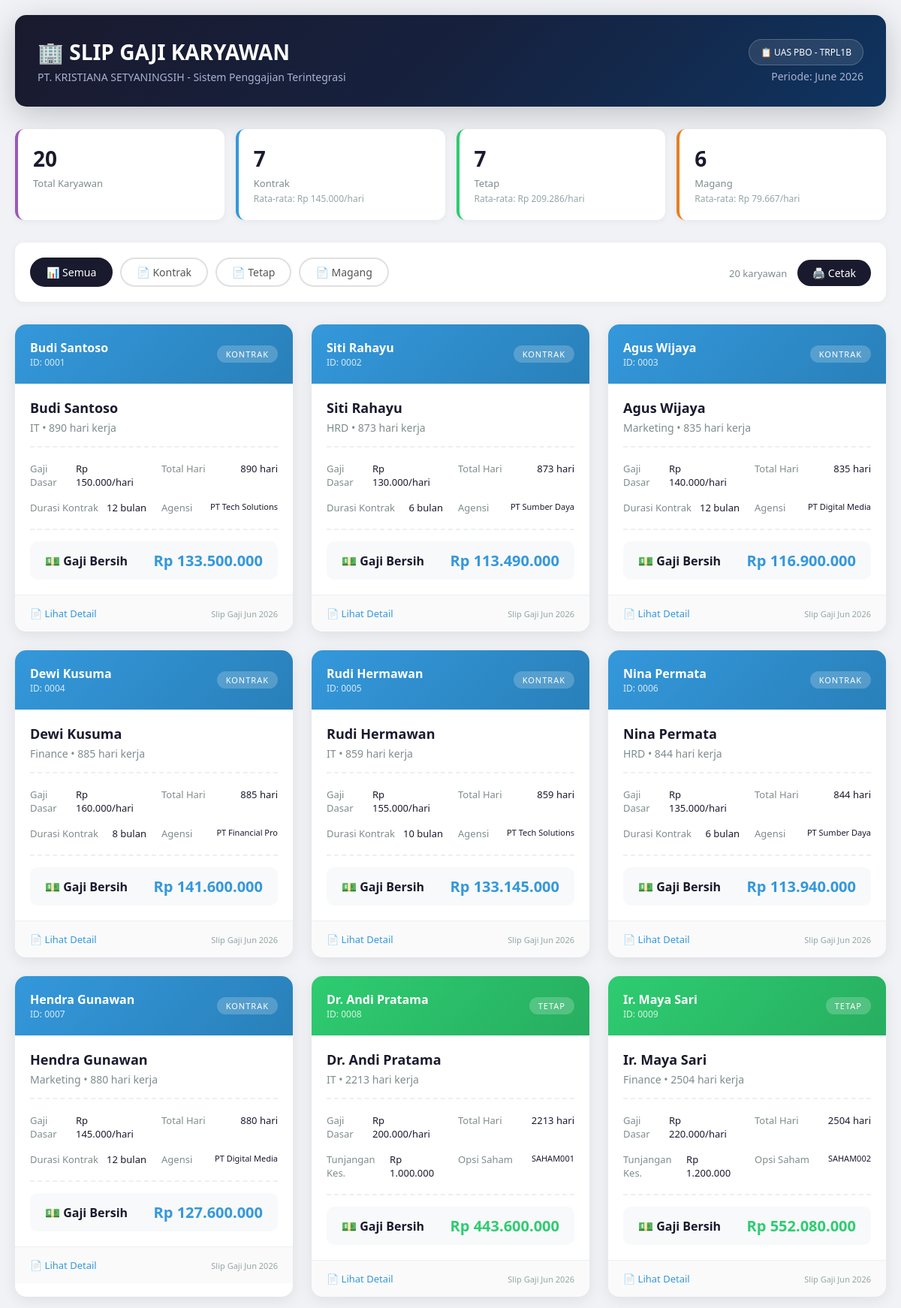
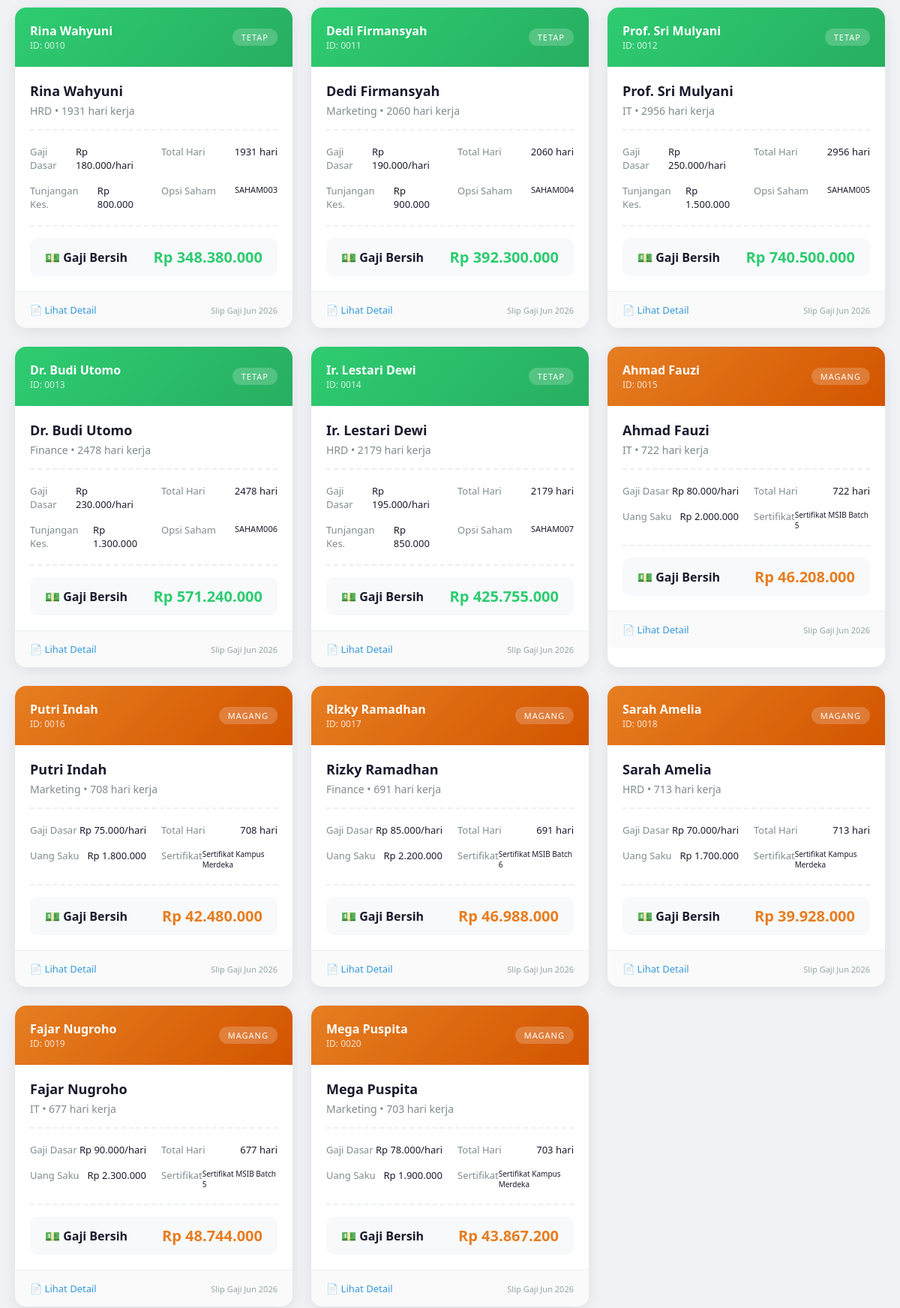
The page / (upper part) on the database its author committed (2 pictures, top to bottom).
### tables this page shows
CREATE TABLE `tabel_karyawan` (
  `id_karyawan` int NOT NULL,
  `nama_karyawan` varchar(100) NOT NULL,
  `departemen` varchar(50) NOT NULL,
  `hari_kerja_masuk` date NOT NULL,
  `gaji_dasar_per_hari` decimal(10,2) NOT NULL,
  `jenis_karyawan` enum('kontrak','tetap','magang') NOT NULL,
  `durasi_kontrak_bulan` int DEFAULT NULL,
  `agensi_penyalur` varchar(100) DEFAULT NULL,
  `tunjangan_kesehatan` decimal(10,2) DEFAULT NULL,
  `opsi_saham_id` varchar(50) DEFAULT NULL,
  `uang_saku_bulanan` decimal(10,2) DEFAULT NULL,
  `sertifikat_kampus_merdeka` varchar(100) DEFAULT NULL
);

### koneksi.php (called while the page is built, shortened)
<?php
abstract class Karyawan {
    protected $hariKerjaMasuk;
    protected $gajiDasarPerHari;
    public function __construct($id_karyawan, $nama_karyawan, $departemen, $hariKerjaMasuk, $gajiDasarPerHari) {
        $this->hariKerjaMasuk = $hariKerjaMasuk;
        $this->gajiDasarPerHari = $gajiDasarPerHari;
    }
    public function getGajiDasarPerHari() {
        return $this->gajiDasarPerHari;
    }
    public function hitungMasaKerja() {
        $tanggalMasuk = new DateTime($this->hariKerjaMasuk);
        $tanggalSekarang = new DateTime('now');
        $selisih = $tanggalMasuk->diff($tanggalSekarang);
        return $selisih->days;
    }
}

### KaryawanKontrak.php (called while the page is built, shortened)
<?php
require_once 'koneksi.php';
class KaryawanKontrak extends Karyawan {
    public function hitungGajiBersih() {
        $hariKerja = $this->hitungMasaKerja();
        $gajiBersih = $hariKerja * $this->getGajiDasarPerHari();
        return $gajiBersih;
    }
}
?>

### KaryawanTetap.php (called while the page is built, shortened)
<?php
require_once 'koneksi.php';
class KaryawanTetap extends Karyawan {
    private $tunjanganKesehatan;
    public function __construct($id_karyawan, $nama_karyawan, $departemen, $hariKerjaMasuk, $gajiDasarPerHari, $tunjanganKesehatan, $opsiSahamId) {
        $this->tunjanganKesehatan = $tunjanganKesehatan;
    }
    public function hitungGajiBersih() {
        $hariKerja = $this->hitungMasaKerja();
        $gajiPokok = $hariKerja * $this->getGajiDasarPerHari();
        $gajiBersih = $gajiPokok + $this->tunjanganKesehatan;
        return $gajiBersih;
    }
}
?>

### KaryawanMagang.php (called while the page is built, shortened)
<?php
require_once 'koneksi.php';
class KaryawanMagang extends Karyawan {
    public function hitungGajiBersih() {
        $hariKerja = $this->hitungMasaKerja();
        $gajiKotor = $hariKerja * $this->getGajiDasarPerHari();
        $gajiBersih = $gajiKotor * 0.80;
        return $gajiBersih;
    }
}
?>

### index.php (the view, shortened to what this page needs)
<?php
require_once 'koneksi.php';
require_once 'KaryawanKontrak.php';
require_once 'KaryawanTetap.php';
require_once 'KaryawanMagang.php';
$db = new Database();
$conn = $db->getConnection();
$filter = isset($_GET['filter']) ? $_GET['filter'] : 'semua';
function createKaryawanObject($data) {
    switch ($data['jenis_karyawan']) {
        case 'kontrak':
            return new KaryawanKontrak(
                $data['id_karyawan'],
                $data['nama_karyawan'],
                $data['departemen'],
                $data['hari_kerja_masuk'],
                $data['gaji_dasar_per_hari'],
                $data['durasi_kontrak_bulan'],
                $data['agensi_penyalur']
            );
        case 'tetap':
            return new KaryawanTetap(
                $data['id_karyawan'],
                $data['nama_karyawan'],
                $data['departemen'],
                $data['hari_kerja_masuk'],
                $data['gaji_dasar_per_hari'],
                $data['tunjangan_kesehatan'],
                $data['opsi_saham_id']
            );
        case 'magang':
            return new KaryawanMagang(
                $data['id_karyawan'],
                $data['nama_karyawan'],
                $data['departemen'],
                $data['hari_kerja_masuk'],
                $data['gaji_dasar_per_hari'],
                $data['uang_saku_bulanan'],
                $data['sertifikat_kampus_merdeka']
            );
    }
}
if ($filter == 'kontrak') {
    $query = "SELECT * FROM tabel_karyawan WHERE jenis_karyawan = 'kontrak' ORDER BY id_karyawan";
} elseif ($filter == 'tetap') {
    $query = "SELECT * FROM tabel_karyawan WHERE jenis_karyawan = 'tetap' ORDER BY id_karyawan";
} elseif ($filter == 'magang') {
    $query = "SELECT * FROM tabel_karyawan WHERE jenis_karyawan = 'magang' ORDER BY id_karyawan";
} else {
    $query = "SELECT * FROM tabel_karyawan ORDER BY jenis_karyawan, id_karyawan";
}
$result = $conn->query($query);
$statsQuery = "SELECT
    jenis_karyawan,
    COUNT(*) as jumlah,
    AVG(gaji_dasar_per_hari) as rata_gaji
    FROM tabel_karyawan
    GROUP BY jenis_karyawan";
$statsResult = $conn->query($statsQuery);
$totalQuery = "SELECT COUNT(*) as total FROM tabel_karyawan";
$totalResult = $conn->query($totalQuery);
$total = $totalResult->fetch_assoc()['total'];
?>
<!DOCTYPE html>
<html lang="id">
<head>
</head>
<body>
    <div class="container">
        <div class="header">
            <div class="header-content">
                <div class="header-left">
                    <h1>🏢 SLIP GAJI KARYAWAN</h1>
                    <div class="subtitle">PT. KRISTIANA SETYANINGSIH - Sistem Penggajian Terintegrasi</div>
                </div>
                <div class="header-right">
                    <div class="badge">📋 UAS PBO - TRPL1B</div>
                    <div class="date">Periode: <?= date('F Y') ?></div>
                </div>
            </div>
        </div>
        <div class="stats-grid">
            <div class="stat-card total">
                <div class="number"><?= $total ?></div>
                <div class="label">Total Karyawan</div>
            </div>
            <?php
            $statsResult->data_seek(0);
            while($stat = $statsResult->fetch_assoc()):
            ?>
            <div class="stat-card <?= $stat['jenis_karyawan'] ?>">
                <div class="number"><?= $stat['jumlah'] ?></div>
                <div class="label"><?= ucfirst($stat['jenis_karyawan']) ?></div>
                <div class="sub-info">Rata-rata: Rp <?= number_format($stat['rata_gaji'], 0, ',', '.') ?>/hari</div>
            </div>
            <?php endwhile; ?>
        </div>
        <div class="filter-section">
            <div class="filter-buttons">
                <a href="?filter=semua" class="filter-btn <?= $filter == 'semua' ? 'active' : '' ?>">📊 Semua</a>
                <a href="?filter=kontrak" class="filter-btn <?= $filter == 'kontrak' ? 'active-kontrak' : '' ?>">📄 Kontrak</a>
                <a href="?filter=tetap" class="filter-btn <?= $filter == 'tetap' ? 'active-tetap' : '' ?>">📄 Tetap</a>
                <a href="?filter=magang" class="filter-btn <?= $filter == 'magang' ? 'active-magang' : '' ?>">📄 Magang</a>
            </div>
            <div>
                <span style="font-size:13px; color:#7f8c8d; margin-right:10px;">
                    <?= $result->num_rows ?> karyawan
                </span>
                <a href="#" onclick="window.print()" class="btn-add">🖨️ Cetak</a>
            </div>
        </div>
        <div class="slip-grid">
            <?php if ($result->num_rows > 0): ?>
                <?php while ($row = $result->fetch_assoc()):
                    $obj = createKaryawanObject($row);
                    $gajiBersih = $obj->hitungGajiBersih();
                    $masaKerja = $obj->hitungMasaKerja();
                ?>
                <div class="slip-card">
                    <div class="slip-header <?= $row['jenis_karyawan'] ?>">
                        <div>
                            <div style="font-weight:600;"><?= $row['nama_karyawan'] ?></div>
                            <div class="slip-id">ID: <?= str_pad($row['id_karyawan'], 4, '0', STR_PAD_LEFT) ?></div>
                        </div>
                        <div class="type-badge"><?= strtoupper($row['jenis_karyawan']) ?></div>
                    </div>
                    <div class="slip-body">
                        <div class="karyawan-name"><?= $row['nama_karyawan'] ?></div>
                        <div class="karyawan-dept"><?= $row['departemen'] ?> • <?= $masaKerja ?> hari kerja</div>
                        <hr class="divider">
                        <div class="slip-detail">
                            <div class="item">
                                <span class="label">Gaji Dasar</span>
                                <span class="value">Rp <?= number_format($row['gaji_dasar_per_hari'], 0, ',', '.') ?>/hari</span>
                            </div>
                            <div class="item">
                                <span class="label">Total Hari</span>
                                <span class="value"><?= $masaKerja ?> hari</span>
                            </div>
                            <?php if ($row['jenis_karyawan'] == 'kontrak'): ?>
                            <div class="item">
                                <span class="label">Durasi Kontrak</span>
                                <span class="value"><?= $row['durasi_kontrak_bulan'] ?> bulan</span>
                            </div>
                            <div class="item">
                                <span class="label">Agensi</span>
                                <span class="value" style="font-size:11px;"><?= $row['agensi_penyalur'] ?></span>
                            </div>
                            <?php elseif ($row['jenis_karyawan'] == 'tetap'): ?>
                            <div class="item">
                                <span class="label">Tunjangan Kes.</span>
                                <span class="value">Rp <?= number_format($row['tunjangan_kesehatan'], 0, ',', '.') ?></span>
                            </div>
                            <div class="item">
                                <span class="label">Opsi Saham</span>
                                <span class="value" style="font-size:11px;"><?= $row['opsi_saham_id'] ?></span>
                            </div>
                            <?php elseif ($row['jenis_karyawan'] == 'magang'): ?>
                            <div class="item">
                                <span class="label">Uang Saku</span>
                                <span class="value">Rp <?= number_format($row['uang_saku_bulanan'], 0, ',', '.') ?></span>
                            </div>
                            <div class="item">
                                <span class="label">Sertifikat</span>
                                <span class="value" style="font-size:10px;"><?= $row['sertifikat_kampus_merdeka'] ?></span>
                            </div>
                            <?php endif; ?>
                        </div>
                        <hr class="divider">
                        <div class="slip-total">
                            <span class="label">💵 Gaji Bersih</span>
                            <span class="amount <?= $row['jenis_karyawan'] ?>">
                                Rp <?= number_format($gajiBersih, 0, ',', '.') ?>
                            </span>
                        </div>
                    </div>
                    <div class="slip-footer">
                        <a href="?filter=<?= $filter ?>&detail=<?= $row['id_karyawan'] ?>" class="detail-link">
                            📄 Lihat Detail
                        </a>
                        <span class="status">Slip Gaji <?= date('M Y') ?></span>
                    </div>
                </div>
                <?php endwhile; ?>
            <?php endif; ?>
        </div>
    </div>
</body>
</html>

### rows shown on the page
tabel_karyawan: nama_karyawan "Budi Santoso", id_karyawan "0001", jenis_karyawan "KONTRAK", departemen "IT", hari_kerja_masuk "890", gaji_dasar_per_hari "150.000", durasi_kontrak_bulan "12", agensi_penyalur "PT Tech Solutions", gajiBersih "133.500.000"
tabel_karyawan: nama_karyawan "Siti Rahayu", id_karyawan "0002", jenis_karyawan "KONTRAK", departemen "HRD", hari_kerja_masuk "873", gaji_dasar_per_hari "130.000", durasi_kontrak_bulan "6", agensi_penyalur "PT Sumber Daya", gajiBersih "113.490.000"
tabel_karyawan: nama_karyawan "Agus Wijaya", id_karyawan "0003", jenis_karyawan "KONTRAK", departemen "Marketing", hari_kerja_masuk "835", gaji_dasar_per_hari "140.000", durasi_kontrak_bulan "12", agensi_penyalur "PT Digital Media", gajiBersih "116.900.000"
tabel_karyawan: nama_karyawan "Dewi Kusuma", id_karyawan "0004", jenis_karyawan "KONTRAK", departemen "Finance", hari_kerja_masuk "885", gaji_dasar_per_hari "160.000", durasi_kontrak_bulan "8", agensi_penyalur "PT Financial Pro", gajiBersih "141.600.000"
tabel_karyawan: nama_karyawan "Rudi Hermawan", id_karyawan "0005", jenis_karyawan "KONTRAK", departemen "IT", hari_kerja_masuk "859", gaji_dasar_per_hari "155.000", durasi_kontrak_bulan "10", agensi_penyalur "PT Tech Solutions", gajiBersih "133.145.000"
tabel_karyawan: nama_karyawan "Nina Permata", id_karyawan "0006", jenis_karyawan "KONTRAK", departemen "HRD", hari_kerja_masuk "844", gaji_dasar_per_hari "135.000", durasi_kontrak_bulan "6", agensi_penyalur "PT Sumber Daya", gajiBersih "113.940.000"
tabel_karyawan: nama_karyawan "Hendra Gunawan", id_karyawan "0007", jenis_karyawan "KONTRAK", departemen "Marketing", hari_kerja_masuk "880", gaji_dasar_per_hari "145.000", durasi_kontrak_bulan "12", agensi_penyalur "PT Digital Media", gajiBersih "127.600.000"
tabel_karyawan: nama_karyawan "Dr. Andi Pratama", id_karyawan "0008", jenis_karyawan "TETAP", departemen "IT", hari_kerja_masuk "2213", gaji_dasar_per_hari "200.000", tunjangan_kesehatan "1.000.000", opsi_saham "SAHAM001", gajiBersih "443.600.000"
tabel_karyawan: nama_karyawan "Ir. Maya Sari", id_karyawan "0009", jenis_karyawan "TETAP", departemen "Finance", hari_kerja_masuk "2504", gaji_dasar_per_hari "220.000", tunjangan_kesehatan "1.200.000", opsi_saham "SAHAM002", gajiBersih "552.080.000"
tabel_karyawan: nama_karyawan "Rina Wahyuni", id_karyawan "0010", jenis_karyawan "TETAP", departemen "HRD", hari_kerja_masuk "1931", gaji_dasar_per_hari "180.000", tunjangan_kesehatan "800.000", opsi_saham "SAHAM003", gajiBersih "348.380.000"
tabel_karyawan: nama_karyawan "Dedi Firmansyah", id_karyawan "0011", jenis_karyawan "TETAP", departemen "Marketing", hari_kerja_masuk "2060", gaji_dasar_per_hari "190.000", tunjangan_kesehatan "900.000", opsi_saham "SAHAM004", gajiBersih "392.300.000"
tabel_karyawan: nama_karyawan "Prof. Sri Mulyani", id_karyawan "0012", jenis_karyawan "TETAP", departemen "IT", hari_kerja_masuk "2956", gaji_dasar_per_hari "250.000", tunjangan_kesehatan "1.500.000", opsi_saham "SAHAM005", gajiBersih "740.500.000"
tabel_karyawan: nama_karyawan "Dr. Budi Utomo", id_karyawan "0013", jenis_karyawan "TETAP", departemen "Finance", hari_kerja_masuk "2478", gaji_dasar_per_hari "230.000", tunjangan_kesehatan "1.300.000", opsi_saham "SAHAM006", gajiBersih "571.240.000"
tabel_karyawan: nama_karyawan "Ir. Lestari Dewi", id_karyawan "0014", jenis_karyawan "TETAP", departemen "HRD", hari_kerja_masuk "2179", gaji_dasar_per_hari "195.000", tunjangan_kesehatan "850.000", opsi_saham "SAHAM007", gajiBersih "425.755.000"
tabel_karyawan: nama_karyawan "Ahmad Fauzi", id_karyawan "0015", jenis_karyawan "MAGANG", departemen "IT", hari_kerja_masuk "722", gaji_dasar_per_hari "80.000", uang_saku_bulanan "2.000.000", sertifikat_kampus_merdeka "Sertifikat MSIB Batch 5", gajiBersih "46.208.000"
tabel_karyawan: nama_karyawan "Putri Indah", id_karyawan "0016", jenis_karyawan "MAGANG", departemen "Marketing", hari_kerja_masuk "708", gaji_dasar_per_hari "75.000", uang_saku_bulanan "1.800.000", sertifikat_kampus_merdeka "Sertifikat Kampus Merdeka", gajiBersih "42.480.000"
tabel_karyawan: nama_karyawan "Rizky Ramadhan", id_karyawan "0017", jenis_karyawan "MAGANG", departemen "Finance", hari_kerja_masuk "691", gaji_dasar_per_hari "85.000", uang_saku_bulanan "2.200.000", sertifikat_kampus_merdeka "Sertifikat MSIB Batch 6", gajiBersih "46.988.000"
tabel_karyawan: nama_karyawan "Sarah Amelia", id_karyawan "0018", jenis_karyawan "MAGANG", departemen "HRD", hari_kerja_masuk "713", gaji_dasar_per_hari "70.000", uang_saku_bulanan "1.700.000", sertifikat_kampus_merdeka "Sertifikat Kampus Merdeka", gajiBersih "39.928.000"
tabel_karyawan: nama_karyawan "Fajar Nugroho", id_karyawan "0019", jenis_karyawan "MAGANG", departemen "IT", hari_kerja_masuk "677", gaji_dasar_per_hari "90.000", uang_saku_bulanan "2.300.000", sertifikat_kampus_merdeka "Sertifikat MSIB Batch 5", gajiBersih "48.744.000"
tabel_karyawan: nama_karyawan "Mega Puspita", id_karyawan "0020", jenis_karyawan "MAGANG", departemen "Marketing", hari_kerja_masuk "703", gaji_dasar_per_hari "78.000", uang_saku_bulanan "1.900.000", sertifikat_kampus_merdeka "Sertifikat Kampus Merdeka", gajiBersih "43.867.200"

### other values the page prints
$total "20"
$stat['jumlah'] "7"
$stat['jenis_karyawan'] "Kontrak"
$stat['rata_gaji'] "145.000"
$stat['jenis_karyawan'] "Tetap"
$stat['rata_gaji'] "209.286"
$stat['jumlah'] "6"
$stat['jenis_karyawan'] "Magang"
$stat['rata_gaji'] "79.667"
$result->num_rows "20"
